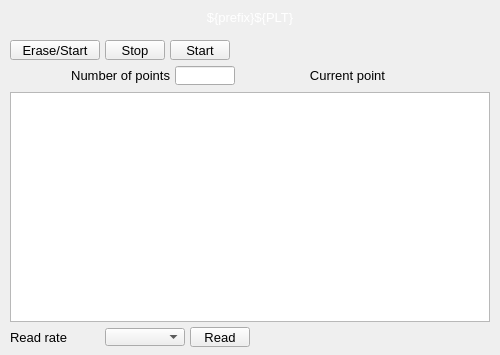
<?xml version="1.0" ?>
<ui version="4.0">
  <class>Dialog</class>
  <widget class="QWidget" name="screen">
    <property name="geometry">
      <rect>
        <x>930</x>
        <y>345</y>
        <width>500</width>
        <height>355</height>
      </rect>
    </property>
    <property name="styleSheet">
      <string notr="true">QWidget#screen {
  color: rgb(0, 0, 0);
  background-color: rgb(187, 187, 187);
  }</string>
    </property>
    <property name="windowTitle">
      <string>NDTimeSeries</string>
    </property>
    <widget class="PyDMWaveformPlot" name="cartesian_plot">
      <property name="geometry">
        <rect>
          <x>10</x>
          <y>92</y>
          <width>480</width>
          <height>230</height>
        </rect>
      </property>
      <property name="toolTip">
        <string>cartesian_plot</string>
      </property>
      <property name="title" stdset="0">
        <string>$(P)$(R)$(PLT)</string>
      </property>
      <property name="xLabels">
        <stringlist>
          <string>Time point</string>
        </stringlist>
      </property>
      <property name="yLabels">
        <stringlist>
          <string>Value</string>
        </stringlist>
      </property>
      <property name="curves" stdset="0">
        <stringlist>
          <string>{&quot;name&quot;: &quot;curve 1&quot;, &quot;y_channel&quot;: &quot;ca://${prefix}${PLT}&quot;, &quot;color&quot;: &quot;#4b6ec7&quot;, &quot;lineStyle&quot;: 1, &quot;lineWidth&quot;: 1, &quot;symbolSize&quot;: 10, &quot;redraw_mode&quot;: 2, &quot;block_size&quot;: 1200, &quot;x_channel&quot;: null}</string>
        </stringlist>
      </property>
      <property name="axisColor" stdset="0">
        <color>
          <red>0</red>
          <green>0</green>
          <blue>0</blue>
        </color>
      </property>
      <property name="backgroundColor" stdset="0">
        <color>
          <red>218</red>
          <green>218</green>
          <blue>218</blue>
        </color>
      </property>
    </widget>
    <widget class="QLabel" name="text">
      <property name="geometry">
        <rect>
          <x>255</x>
          <y>65</y>
          <width>130</width>
          <height>20</height>
        </rect>
      </property>
      <property name="text">
        <string>Current point</string>
      </property>
      <property name="font" stdset="0">
        <font>
          <pointsize>10</pointsize>
        </font>
      </property>
      <property name="brush" stdset="0">
        <brush brushstyle="SolidPattern">
          <color alpha="255">
            <red>0</red>
            <green>0</green>
            <blue>0</blue>
          </color>
        </brush>
      </property>
      <property name="toolTip">
        <string>text</string>
      </property>
      <property name="alignment">
        <set>Qt::AlignRight|Qt::AlignTrailing|Qt::AlignVCenter</set>
      </property>
      <property name="styleSheet">
        <string notr="true">QLabel#text {
  color: rgb(0, 0, 0);
  }</string>
      </property>
    </widget>
    <widget class="PyDMLabel" name="text_update">
      <property name="geometry">
        <rect>
          <x>390</x>
          <y>66</y>
          <width>90</width>
          <height>18</height>
        </rect>
      </property>
      <property name="toolTip">
        <string>PV: ${prefix}TSCurrentPoint</string>
      </property>
      <property name="channel" stdset="0">
        <string>ca://${prefix}TSCurrentPoint</string>
      </property>
      <property name="font" stdset="0">
        <font>
          <pointsize>10</pointsize>
        </font>
      </property>
      <property name="alignment">
        <set>Qt::AlignLeading|Qt::AlignLeft|Qt::AlignVCenter</set>
      </property>
      <property name="textInteractionFlags">
        <set>Qt::TextSelectableByKeyboard|Qt::TextSelectableByMouse</set>
      </property>
      <property name="styleSheet">
        <string notr="true">PyDMLabel#text_update {
  color: rgb(10, 0, 184);
  background-color: rgb(187, 187, 187);
  }</string>
      </property>
    </widget>
    <widget class="PyDMEnumComboBox" name="menu">
      <property name="geometry">
        <rect>
          <x>105</x>
          <y>328</y>
          <width>80</width>
          <height>18</height>
        </rect>
      </property>
      <property name="toolTip">
        <string>${prefix}TSRead.SCAN</string>
      </property>
      <property name="channel" stdset="0">
        <string>ca://${prefix}TSRead.SCAN</string>
      </property>
      <property name="font" stdset="0">
        <font>
          <pointsize>10</pointsize>
        </font>
      </property>
      <property name="styleSheet">
        <string notr="true">PyDMEnumComboBox#menu {
  color: rgb(0, 0, 0);
  background-color: rgb(115, 223, 255);
  }</string>
      </property>
    </widget>
    <widget class="PyDMPushButton" name="message_button">
      <property name="geometry">
        <rect>
          <x>190</x>
          <y>327</y>
          <width>60</width>
          <height>20</height>
        </rect>
      </property>
      <property name="text">
        <string>Read</string>
      </property>
      <property name="font" stdset="0">
        <font>
          <pointsize>10</pointsize>
        </font>
      </property>
      <property name="toolTip">
        <string>${prefix}TSControl</string>
      </property>
      <property name="channel" stdset="0">
        <string>ca://${prefix}TSControl</string>
      </property>
      <property name="pressValue" stdset="0">
        <string>3</string>
      </property>
      <property name="styleSheet">
        <string notr="true">PyDMPushButton#message_button {
  color: rgb(0, 0, 0);
  background-color: rgb(115, 223, 255);
  }</string>
      </property>
    </widget>
    <widget class="QLabel" name="text_1">
      <property name="geometry">
        <rect>
          <x>10</x>
          <y>327</y>
          <width>90</width>
          <height>20</height>
        </rect>
      </property>
      <property name="text">
        <string>Read rate</string>
      </property>
      <property name="font" stdset="0">
        <font>
          <pointsize>10</pointsize>
        </font>
      </property>
      <property name="brush" stdset="0">
        <brush brushstyle="SolidPattern">
          <color alpha="255">
            <red>0</red>
            <green>0</green>
            <blue>0</blue>
          </color>
        </brush>
      </property>
      <property name="toolTip">
        <string>text_1</string>
      </property>
      <property name="alignment">
        <set>Qt::AlignLeading|Qt::AlignLeft|Qt::AlignVCenter</set>
      </property>
      <property name="styleSheet">
        <string notr="true">QLabel#text_1 {
  color: rgb(0, 0, 0);
  }</string>
      </property>
    </widget>
    <widget class="PyDMPushButton" name="message_button_1">
      <property name="geometry">
        <rect>
          <x>10</x>
          <y>40</y>
          <width>90</width>
          <height>20</height>
        </rect>
      </property>
      <property name="text">
        <string>Erase/Start</string>
      </property>
      <property name="font" stdset="0">
        <font>
          <pointsize>10</pointsize>
        </font>
      </property>
      <property name="toolTip">
        <string>${prefix}TSControl</string>
      </property>
      <property name="channel" stdset="0">
        <string>ca://${prefix}TSControl</string>
      </property>
      <property name="pressValue" stdset="0">
        <string>0</string>
      </property>
      <property name="styleSheet">
        <string notr="true">PyDMPushButton#message_button_1 {
  color: rgb(0, 0, 0);
  background-color: rgb(115, 223, 255);
  }</string>
      </property>
    </widget>
    <widget class="PyDMPushButton" name="message_button_2">
      <property name="geometry">
        <rect>
          <x>105</x>
          <y>40</y>
          <width>60</width>
          <height>20</height>
        </rect>
      </property>
      <property name="text">
        <string>Stop</string>
      </property>
      <property name="font" stdset="0">
        <font>
          <pointsize>10</pointsize>
        </font>
      </property>
      <property name="toolTip">
        <string>${prefix}TSControl</string>
      </property>
      <property name="channel" stdset="0">
        <string>ca://${prefix}TSControl</string>
      </property>
      <property name="pressValue" stdset="0">
        <string>2</string>
      </property>
      <property name="styleSheet">
        <string notr="true">PyDMPushButton#message_button_2 {
  color: rgb(0, 0, 0);
  background-color: rgb(115, 223, 255);
  }</string>
      </property>
    </widget>
    <widget class="PyDMPushButton" name="message_button_3">
      <property name="geometry">
        <rect>
          <x>170</x>
          <y>40</y>
          <width>60</width>
          <height>20</height>
        </rect>
      </property>
      <property name="text">
        <string>Start</string>
      </property>
      <property name="font" stdset="0">
        <font>
          <pointsize>10</pointsize>
        </font>
      </property>
      <property name="toolTip">
        <string>${prefix}TSControl</string>
      </property>
      <property name="channel" stdset="0">
        <string>ca://${prefix}TSControl</string>
      </property>
      <property name="pressValue" stdset="0">
        <string>1</string>
      </property>
      <property name="styleSheet">
        <string notr="true">PyDMPushButton#message_button_3 {
  color: rgb(0, 0, 0);
  background-color: rgb(115, 223, 255);
  }</string>
      </property>
    </widget>
    <widget class="PyDMLabel" name="text_update_1">
      <property name="geometry">
        <rect>
          <x>235</x>
          <y>41</y>
          <width>90</width>
          <height>18</height>
        </rect>
      </property>
      <property name="toolTip">
        <string>PV: ${prefix}TSAcquiring</string>
      </property>
      <property name="channel" stdset="0">
        <string>ca://${prefix}TSAcquiring</string>
      </property>
      <property name="displayFormat" stdset="0">
        <enum>PyDMLabel::String</enum>
      </property>
      <property name="font" stdset="0">
        <font>
          <pointsize>10</pointsize>
        </font>
      </property>
      <property name="alignment">
        <set>Qt::AlignLeading|Qt::AlignLeft|Qt::AlignVCenter</set>
      </property>
      <property name="textInteractionFlags">
        <set>Qt::TextSelectableByKeyboard|Qt::TextSelectableByMouse</set>
      </property>
      <property name="styleSheet">
        <string notr="true">PyDMLabel#text_update_1 {
  color: rgb(10, 0, 184);
  background-color: rgb(70, 70, 70);
  }</string>
      </property>
    </widget>
    <widget class="PyDMLineEdit" name="text_entry">
      <property name="geometry">
        <rect>
          <x>175</x>
          <y>66</y>
          <width>60</width>
          <height>19</height>
        </rect>
      </property>
      <property name="channel" stdset="0">
        <string>ca://${prefix}TSNumPoints</string>
      </property>
      <property name="toolTip">
        <string>${prefix}TSNumPoints</string>
      </property>
      <property name="font" stdset="0">
        <font>
          <pointsize>10</pointsize>
        </font>
      </property>
      <property name="styleSheet">
        <string notr="true">PyDMLineEdit#text_entry {
  color: rgb(0, 0, 0);
  background-color: rgb(115, 223, 255);
  border: 1px solid black;
  margin: 0px;
  padding: 0px;
  spacing: 0px;
  }</string>
      </property>
    </widget>
    <widget class="QLabel" name="text_2">
      <property name="geometry">
        <rect>
          <x>10</x>
          <y>65</y>
          <width>160</width>
          <height>20</height>
        </rect>
      </property>
      <property name="text">
        <string>Number of points</string>
      </property>
      <property name="font" stdset="0">
        <font>
          <pointsize>10</pointsize>
        </font>
      </property>
      <property name="brush" stdset="0">
        <brush brushstyle="SolidPattern">
          <color alpha="255">
            <red>0</red>
            <green>0</green>
            <blue>0</blue>
          </color>
        </brush>
      </property>
      <property name="toolTip">
        <string>text_2</string>
      </property>
      <property name="alignment">
        <set>Qt::AlignRight|Qt::AlignTrailing|Qt::AlignVCenter</set>
      </property>
      <property name="styleSheet">
        <string notr="true">QLabel#text_2 {
  color: rgb(0, 0, 0);
  }</string>
      </property>
    </widget>
    <widget class="PyDMDrawingRectangle" name="rectangle">
      <property name="geometry">
        <rect>
          <x>0</x>
          <y>5</y>
          <width>500</width>
          <height>25</height>
        </rect>
      </property>
      <property name="brush" stdset="0">
        <brush brushstyle="SolidPattern">
          <color alpha="255">
            <red>10</red>
            <green>0</green>
            <blue>184</blue>
          </color>
        </brush>
      </property>
      <property name="penStyle" stdset="0">
        <enum>Qt::SolidLine</enum>
      </property>
      <property name="penColor" stdset="0">
        <color>
          <red>10</red>
          <green>0</green>
          <blue>184</blue>
        </color>
      </property>
      <property name="penWidth" stdset="0">
        <double>0</double>
      </property>
      <property name="penCapStyle" stdset="0">
        <enum>Qt::FlatCap</enum>
      </property>
      <property name="toolTip">
        <string>rectangle</string>
      </property>
    </widget>
    <widget class="QLabel" name="text_3">
      <property name="geometry">
        <rect>
          <x>0</x>
          <y>5</y>
          <width>500</width>
          <height>25</height>
        </rect>
      </property>
      <property name="text">
        <string>${prefix}${PLT}</string>
      </property>
      <property name="font" stdset="0">
        <font>
          <pointsize>10</pointsize>
        </font>
      </property>
      <property name="brush" stdset="0">
        <brush brushstyle="SolidPattern">
          <color alpha="255">
            <red>255</red>
            <green>255</green>
            <blue>255</blue>
          </color>
        </brush>
      </property>
      <property name="toolTip">
        <string>text_3</string>
      </property>
      <property name="alignment">
        <set>Qt::AlignCenter</set>
      </property>
      <property name="styleSheet">
        <string notr="true">QLabel#text_3 {
  color: rgb(255, 255, 255);
  }</string>
      </property>
    </widget>
  </widget>
  <customwidgets>
    <customwidget>
      <class>PyDMWaveformPlot</class>
      <extends>QGraphicsView</extends>
      <header>pydm.widgets.waveformplot</header>
    </customwidget>
    <customwidget>
      <class>PyDMLabel</class>
      <extends>QLabel</extends>
      <header>pydm.widgets.label</header>
    </customwidget>
    <customwidget>
      <class>PyDMEnumComboBox</class>
      <extends>QComboBox</extends>
      <header>pydm.widgets.enum_combo_box</header>
    </customwidget>
    <customwidget>
      <class>PyDMPushButton</class>
      <extends>QPushButton</extends>
      <header>pydm.widgets.pushbutton</header>
    </customwidget>
    <customwidget>
      <class>PyDMLineEdit</class>
      <extends>QLineEdit</extends>
      <header>pydm.widgets.line_edit</header>
    </customwidget>
    <customwidget>
      <class>PyDMDrawingRectangle</class>
      <extends>QWidget</extends>
      <header>pydm.widgets.drawing</header>
    </customwidget>
  </customwidgets>
</ui>
